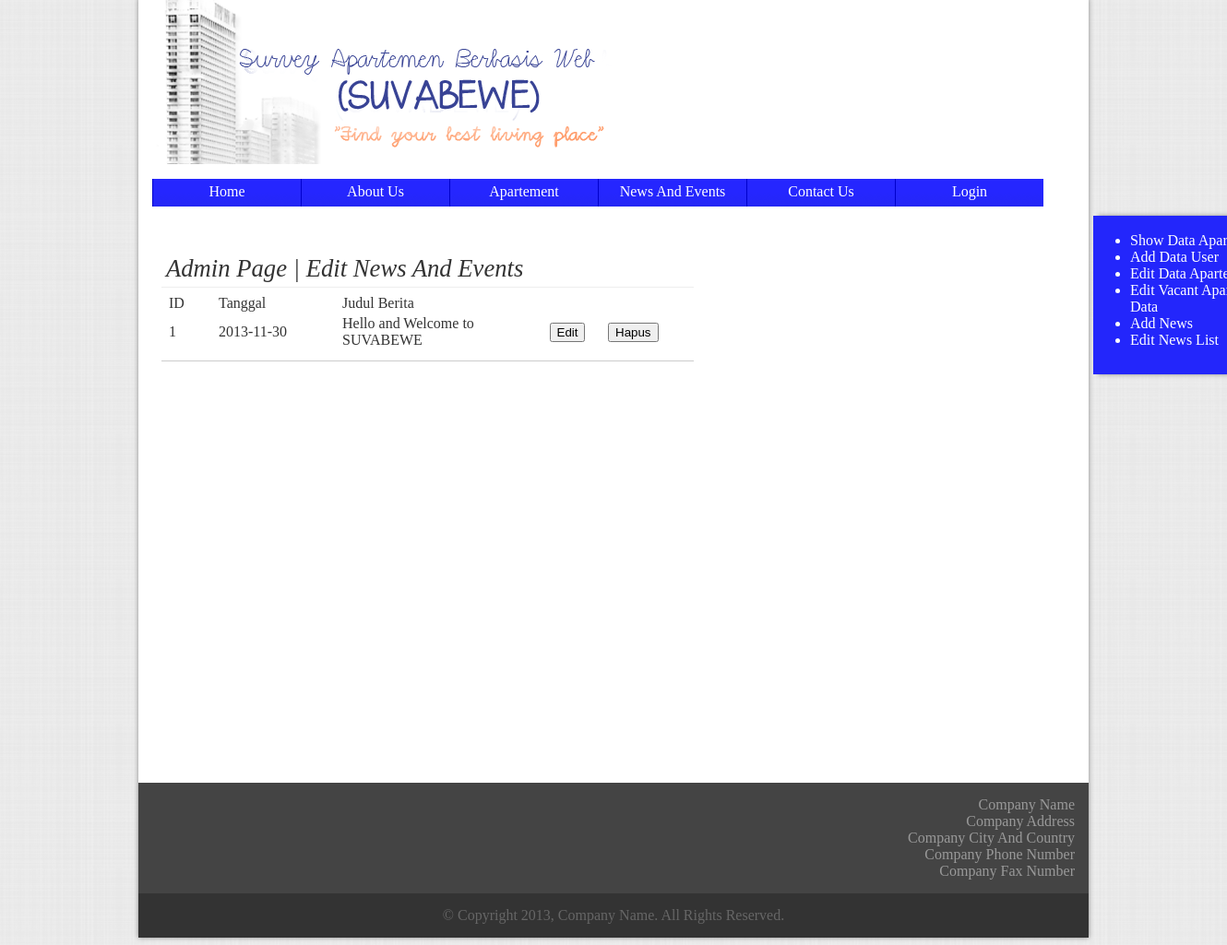
The page /file/editnews.php on the database as committed earlier.
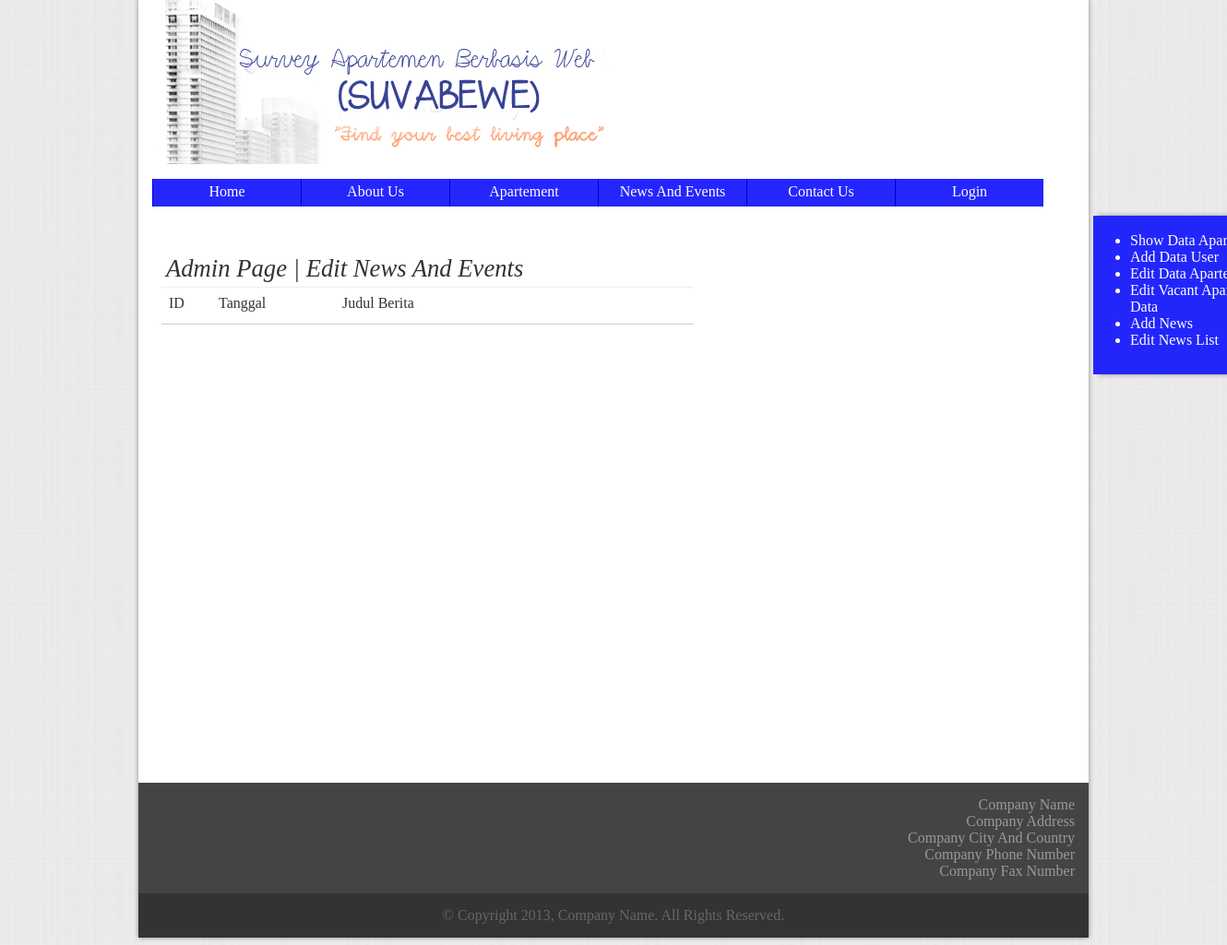
The same page on the database as committed later.
### tables this page shows
CREATE TABLE IF NOT EXISTS `berita` (
  `id` int(4) NOT NULL AUTO_INCREMENT,
  `gambar` text NOT NULL,
  `judul` varchar(100) NOT NULL,
  `isi` text NOT NULL,
  `tanggal` date NOT NULL,
  PRIMARY KEY (`id`)
);

### file/editnews.php (the view, shortened to what this page needs)
<html>
	<head>
		<link rel="stylesheet" href="../css/templates.css" type="text/css" />
	</head>
	<body>
		<div class="wrapper" id="wrapper">
			<?php include_once ('header.php');?>
			<div class="container" style="height:600px">
				<?php include_once('sidemenu.php');?>
				<div class="section confmargin">
					<div class="sectionheader bottomline">Admin Page | Edit News And Events</div>
					<div class="sectioncontent">
						<table>
							<form method="post">
								<tr>
									<td width="50px"> ID </td>
									<td width="130px"> Tanggal </td>
									<td width="200px"> Judul Berita </td>
									<td width="80px">&nbsp;  </td>
									<td width="80px">&nbsp;  </td>
								</tr>
								<?php
									$pilihtabel=mysql_query("SELECT * FROM berita");
									while(($row=mysql_fetch_array($pilihtabel)))
									{
										echo
										"<tr>
										<td> " . $row['id'] . "</td>
										<td> " . $row['tanggal'] . "</td>
										<td> " . $row['judul'] . "</td>
										<td align='center'>
											<a href='update_news.php?target=" . $row['id'] . "'><input type='button' value='Edit'></a>
										</td>
										<td>
											<input type='submit' value='Hapus' name='" . $row['id'] . "'>
										</td>
										</tr>
										";
									}
							?>
							</form>
						</table>
					</div>
				</div>
			</div>
		</div>
	</body>
</html>
</html>

Rows that differ between the two databases and show on the page:
removed berita: id "1", tanggal "2013-11-30", judul "Hello and Welcome to SUVABEWE"
